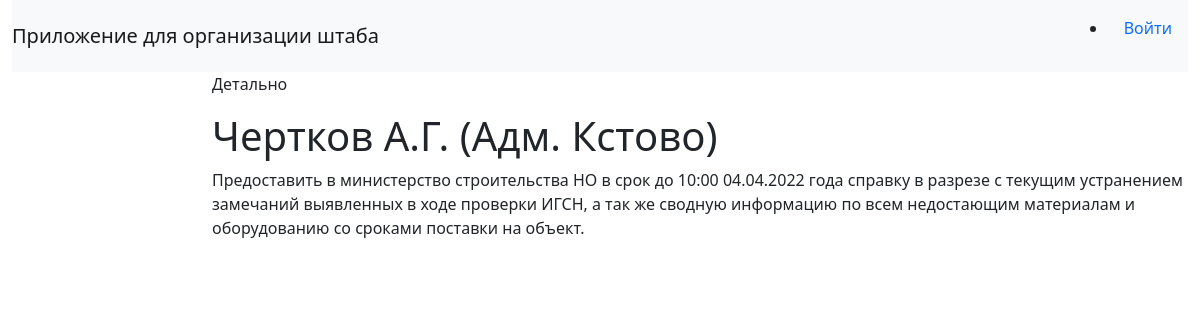
The app's page /shtab/poruchenie/id1/ with its own data.
### shtab/models/Poruchenie.py (models this page shows, shortened)
class Poruchenie(models.Model):
    shtab = models.ForeignKey(Shtab, on_delete=models.PROTECT, null=True, blank=True, verbose_name='штаб')
    numberpor = models.PositiveSmallIntegerField (blank=True,null=True, verbose_name='№')
    otv = models.ForeignKey(Ispolnitel, on_delete=models.PROTECT, null=True, blank=True, verbose_name='ответственный',related_name='tasks_as_otv')
    soisp = models.ManyToManyField(Ispolnitel, null=True, blank=True, verbose_name='соисполнитель', related_name='tasks_as_soisp')
    object = models.ForeignKey(Object, on_delete=models.PROTECT, null=True, blank=True, verbose_name='объект')
    por = models.TextField(verbose_name='поручение')
    srokisp = models.DateField (null=True, blank=True, verbose_name='срок исполнения')
    forpo = models.ForeignKey (Forpo, on_delete=models.PROTECT, blank=True,null=True, verbose_name='для ПО')
    statysisp = models.ForeignKey (Statysisp, on_delete=models.PROTECT, verbose_name='статус исполнения')
    dateisp = models.DateField (null=True, blank=True, verbose_name='дата исполнения')
    itogi = models.TextField(blank=True, verbose_name='итоги')
    otprzapr = models.TextField(blank=True, verbose_name='информация по направлению запросов')
    polzapr = models.TextField(blank=True, verbose_name='Информация по получению ответа на запрос')
    kratkopisisppor = models.TextField(blank=True, verbose_name='краткое описание исполнения поручения')
    anal = models.TextField(blank=True, verbose_name='аналитика ("архивные" комментарии)')
    otvotpo = models.ForeignKey(User, on_delete=models.PROTECT, blank=True,null=True, verbose_name='Ответственный от ПО',default=User)
    obiaz = models.BooleanField (default=False, verbose_name='Принятые обязательства')
    gpr = models.BooleanField (default=False, verbose_name='ГПР')
    factsrivsroka = models.BooleanField (default=False, verbose_name='Факты срыва срока')
    porneizprot = models.BooleanField (default=False, verbose_name='Поручения не из протокола')
    kritvopr = models.BooleanField (default=False, verbose_name='Критичный вопрос')
    redzone = models.BooleanField (default=False, verbose_name='Объект красной зоны')
    class Meta:
        verbose_name = 'поручение'
        verbose_name_plural = 'поручения'
        ordering = ['shtab']

### shtab/models/Ispolnitel.py (models this page shows)
class Ispolnitel(models.Model):
    surname = models.CharField (max_length=25, verbose_name='фамилия')
    name = models.CharField (max_length=16,verbose_name='имя')
    patronymic = models.CharField (max_length=16,verbose_name='отчество')
    dolzhnost = models.CharField (max_length=150,verbose_name='должность')
    org = models.ForeignKey(Organization,on_delete=models.PROTECT,verbose_name='Организация')
    mail1 = models.EmailField(max_length=254, null=True, blank=True,verbose_name='электронная почта')
    def __str__(self):
        return f'{self.surname} {self.name[0]}.{self.patronymic[0]}. ({self.org})'
    class Meta:
        verbose_name = 'ответственный'
        verbose_name_plural = 'ответственные'

class Organization(models.Model):
    kratknaim = models.CharField (max_length=50,verbose_name='краткое наименование организации')
    polnnaim = models.CharField (max_length=255,verbose_name='полное наименование организации')
    mail1 = models.EmailField(max_length=254, null=True, blank=True,verbose_name='общая электронная почта')
    def __str__(self):
        return self.kratknaim
    class Meta:
        verbose_name = 'организация'
        verbose_name_plural = 'организации'

### shtab/views.py (the view)
# urls.py: path('poruchenie/id<int:por_pk>/', PoruchenieDetailView.as_view(), name = 'pordetaielview'),
class PoruchenieDetailView(DataMixin, DetailView):
    model = Poruchenie
    template_name = 'shtab/pordetailview.html'
    pk_url_kwarg = 'por_pk'
    context_object_name = 'por'
    allow_empty = False
    def get_context_data(self, *, object_list=None, **kwargs):
        context = super().get_context_data(**kwargs)
        c_def = self.get_user_context(title = 'АИС | Поручения')
        return dict(list(context.items()) + list(c_def.items()))

### shtab/utils.py (called while the page is built)
    def get_user_context(self, **kwargs):
        context = kwargs
        context['menu'] = menu
        return context

### shtab/templates/shtab/pordetailview.html (shortened to what this page needs)
{% extends 'shtab/base.html' %}
{% block content %}
<p>Детально</p>
<h1>{{por.otv}}</h1>
<p>{{por.por}}</p>
{% endblock %}

### shtab/templates/shtab/base.html (shortened to what this page needs)
{% load static %}
<!doctype html>
<html lang="en">
<head>
</head>
<body>
</body>
</html>
<html lang="en">
<head>
    <link href="https://cdn.jsdelivr.net/npm/bootstrap@5.0.1/dist/css/bootstrap.min.css" rel="stylesheet">
</head>
<body>
{% block mainmenu %}
<div class="container-fluid">
    <div class="row">
        <div class="col-12">
            <nav class="navbar navbar-light bg-light">
    <span class="navbar-brand mb-0 h1">Приложение для организации штаба</span>
            <ul><li class="nav-item">
          <a class="nav-link" href="#">Войти</a>
            </li></ul>
            </nav>
        </div>
    </div>
</div>
<div class="container-fluid">
    <div class="row">
        <div class="col-2">
             </div>
{% endblock mainmenu %}
        <div class="col-10">
{% block content %}
{% endblock %}
</div>
</body>
</html>

### records on screen
Poruchenie: otv "Чертков А.Г. (Адм. Кстово)", por "Предоставить в министерство строительства НО в срок до 10:00 04.04.2022 года справку в разрезе с текущим устранением замечаний выявленных в ходе проверки ИГСН, а так же сводную информацию по всем недостающим материалам и оборудованию со сроками поставки на объект."
